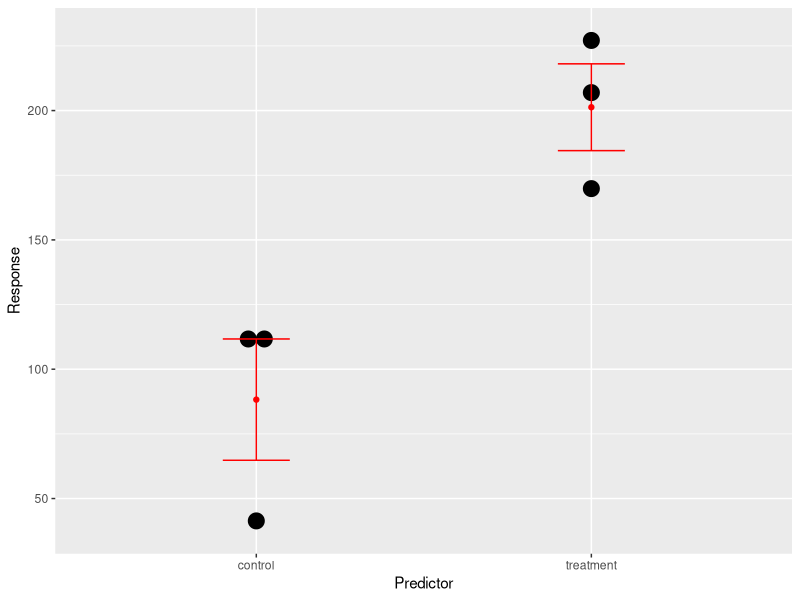
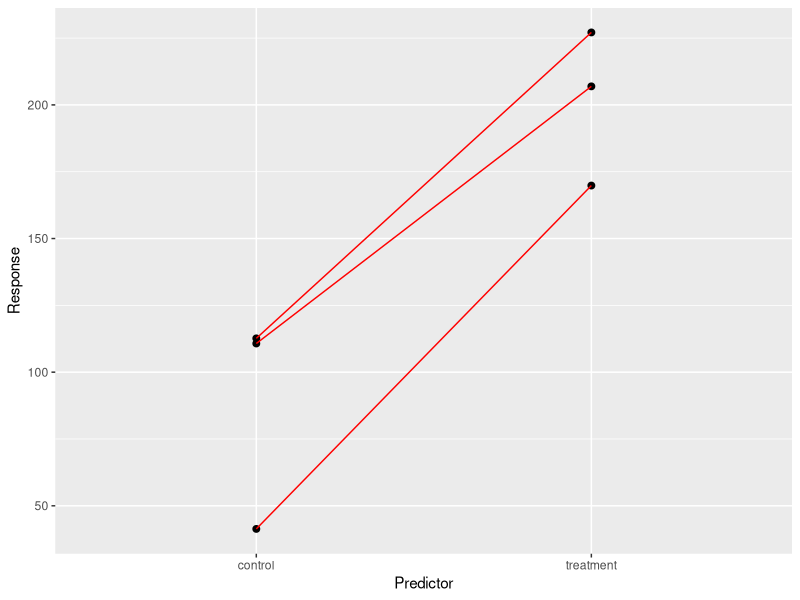

These figures' R source, in order:
## ---- chunk 1
library(tidyverse)
library(pwr)
library(car)
## ---- chunk 2
upper.limit <- 100+qt(0.975, 2)*(25/sqrt(3))
lower.limit <- 100-qt(0.975, 2)*(25/sqrt(3))
upper.limit
lower.limit
## ---- chunk 3
set.seed(1234)
a <- rnorm(3, mean=200, sd=25)
t.test(a, mu=100, alternative="two.sided" )
t.test(a, mu=100, alternative="less")
t.test(a, mu=100, alternative ="greater")
## ---- chunk 4
set.seed(1234)
a <- rnorm(3, mean=200, sd=25)
b <- rnorm(3, mean=100, sd=25)
t.test(a, mu=100, alternative="two.sided" )
t.test(a, mu=100, alternative="less")
t.test(a, mu=100, alternative ="greater")
## ---- chunk 5
set.seed(1234)
a <- rnorm(3, mean=200, sd=25);a
b <- rnorm(3, mean=100, sd=25);b
t.test(a, b, alternative="two.sided", paired=T )
t.test(a, b, alternative="less", paired=T)
t.test(a, b, alternative ="greater", paired=T)
## ---- chunk 6
#data munge
data.u <- data.frame(control=b, treatment=a) %>%
  gather(key=Predictor, value=Response) %>% 
  add_column(id=LETTERS[1:6])

#summary statistics table to have
data.y <- data.u%>%
  group_by(Predictor) %>%
  summarise(
     mean=mean(Response),
     sd=sd(Response),
     n=length(Response),
     sem=mean(Response)/sqrt(n)
    
           )

## ---- chunk 7

ggplot(data.u, aes(Predictor, Response)) +
  geom_dotplot(binaxis='y', dotsize=1, stackdir="center") +
  stat_summary(fun.data="mean_se", fun.args=list(mult=1), geom="errorbar", color="red", width=0.2) +
  stat_summary(fun.y=mean, geom="point", color="red")
## ---- chunk 8
data.w <- data.frame(control=b, treatment=a, id=LETTERS[1:3]) %>%
  gather(key=Predictor, value=Response, -id)
## ---- chunk 9
ggplot(data.w, aes(Predictor, Response, group=id)) +
  geom_point(size=2) +
  geom_line(color="red")

## ---- chunk 10
pwr.t.test(d=2, sig.level=0.05, power=0.8, type="two.sample", alternative="greater")
